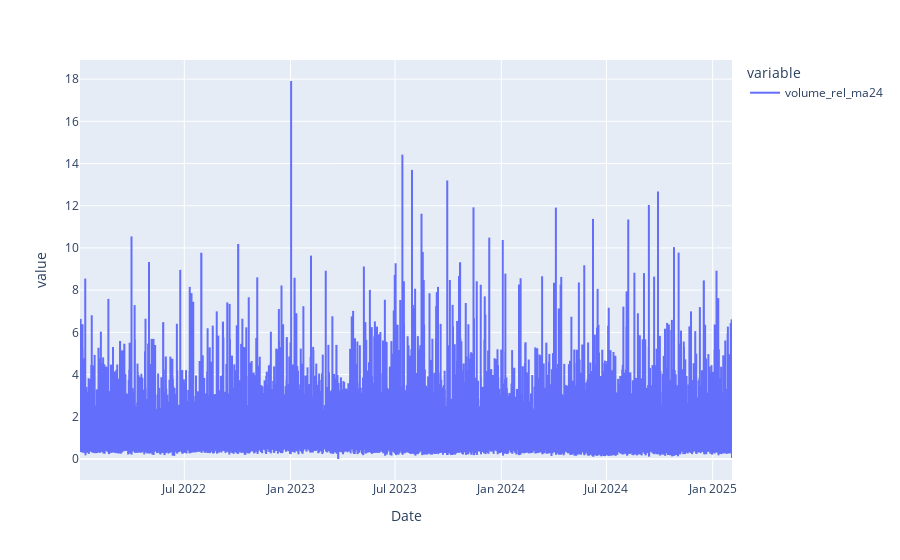

Here is the notebook cell this chart was saved with:
### Code cell
px.line(dataclass.data_dict['XRP/USDT']['volume_rel_ma24'].dropna())

### Figure 1 — Plotly figure (JSON) as saved in the notebook; plotly's stock layout.template omitted (floating-point values rounded to 4 significant figures; data arrays with more than 128 entries replaced by an {"elided": "..."} marker saying what was removed)
{"data": [{"hovertemplate": "variable=volume_rel_ma24<br>Date=%{x}<br>value=%{y}<extra></extra>", "legendgroup": "volume_rel_ma24", "line": {"color": "#636efa", "dash": "solid"}, "marker": {"symbol": "circle"}, "mode": "lines", "name": "volume_rel_ma24", "showlegend": true, "type": "scattergl", "x": {"elided": "54298 str values"}, "xaxis": "x", "y": {"elided": "54298 float values"}, "yaxis": "y"}], "layout": {"legend": {"title": {"text": "variable"}, "tracegroupgap": 0}, "margin": {"t": 60}, "xaxis": {"anchor": "y", "domain": [0, 1], "title": {"text": "Date"}}, "yaxis": {"anchor": "x", "domain": [0, 1], "title": {"text": "value"}}}}
